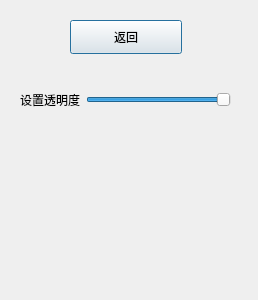
<?xml version="1.0" encoding="UTF-8"?>
<ui version="4.0">
 <class>SettingDia</class>
 <widget class="QDialog" name="SettingDia">
  <property name="geometry">
   <rect>
    <x>0</x>
    <y>0</y>
    <width>258</width>
    <height>300</height>
   </rect>
  </property>
  <property name="windowTitle">
   <string>Dialog</string>
  </property>
  <widget class="QPushButton" name="backBtn">
   <property name="geometry">
    <rect>
     <x>70</x>
     <y>20</y>
     <width>112</width>
     <height>34</height>
    </rect>
   </property>
   <property name="text">
    <string>返回</string>
   </property>
  </widget>
  <widget class="QWidget" name="horizontalLayoutWidget">
   <property name="geometry">
    <rect>
     <x>20</x>
     <y>60</y>
     <width>211</width>
     <height>80</height>
    </rect>
   </property>
   <layout class="QHBoxLayout" name="horizontalLayout">
    <item>
     <widget class="QLabel" name="pacitySetLabel">
      <property name="text">
       <string>设置透明度</string>
      </property>
     </widget>
    </item>
    <item>
     <widget class="QSlider" name="horizontalSlider">
      <property name="minimum">
       <number>49</number>
      </property>
      <property name="pageStep">
       <number>1</number>
      </property>
      <property name="sliderPosition">
       <number>99</number>
      </property>
      <property name="orientation">
       <enum>Qt::Horizontal</enum>
      </property>
     </widget>
    </item>
   </layout>
  </widget>
 </widget>
 <resources/>
 <connections/>
</ui>
